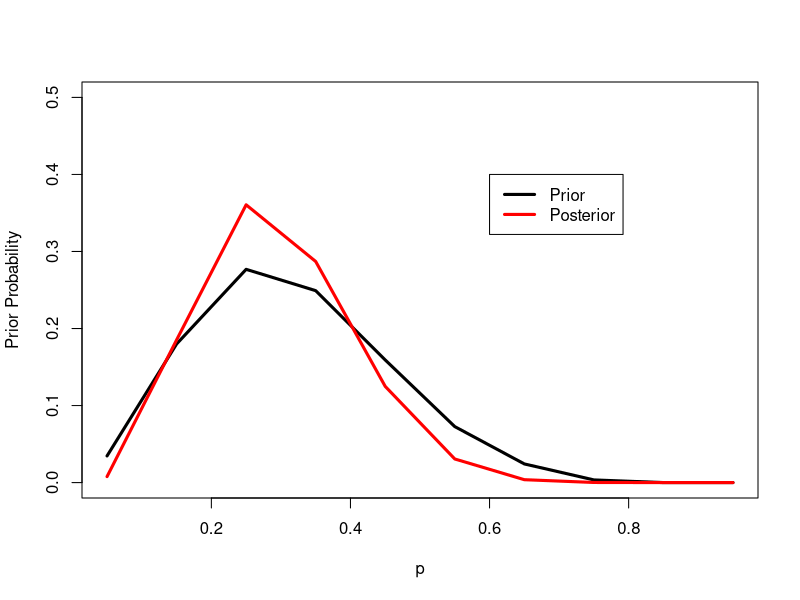
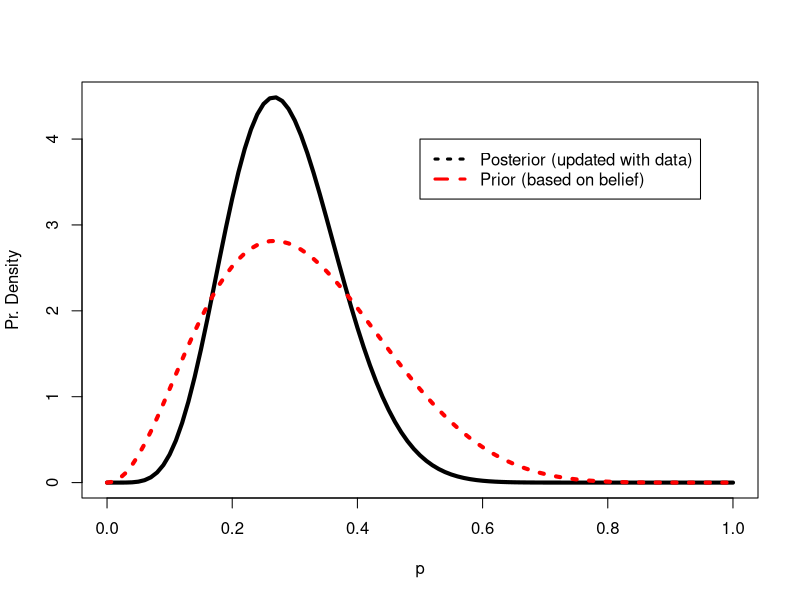
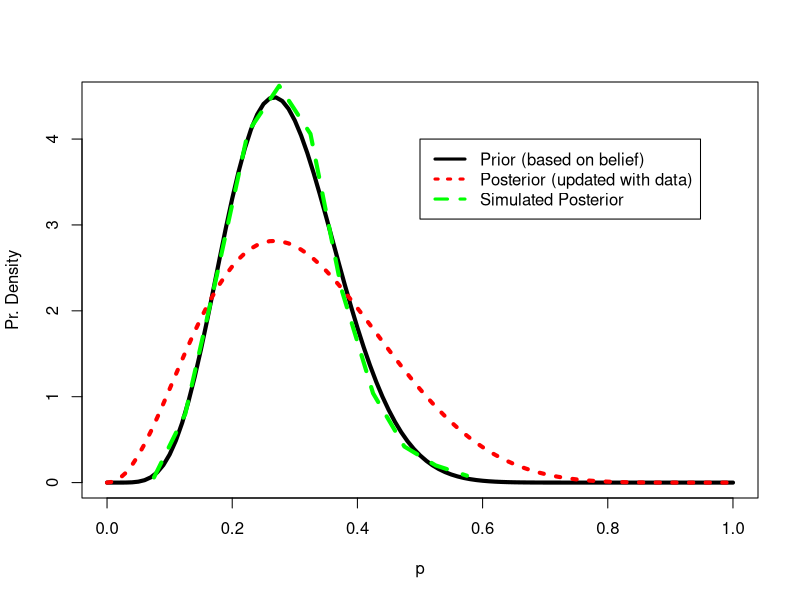
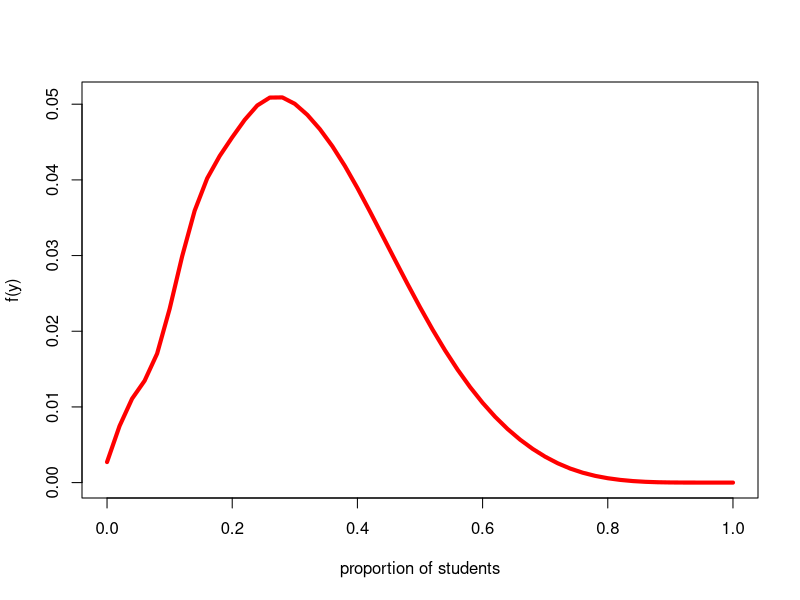
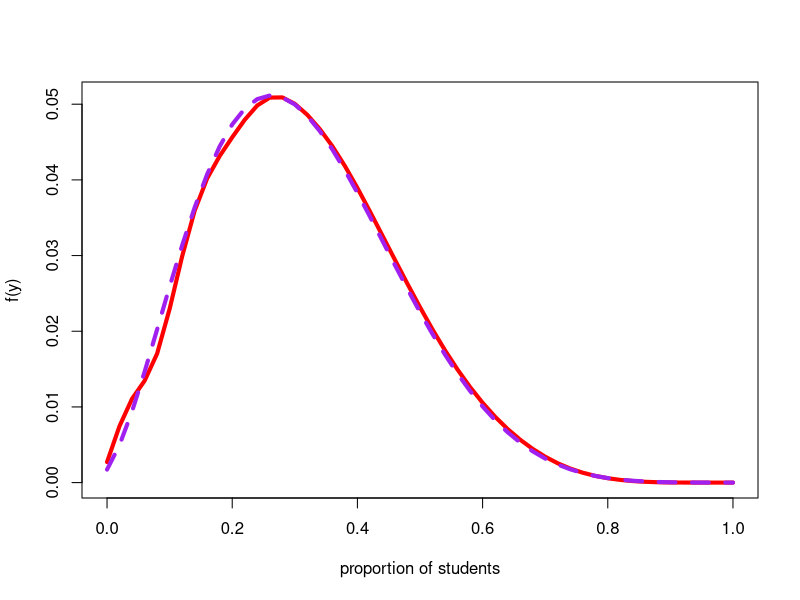
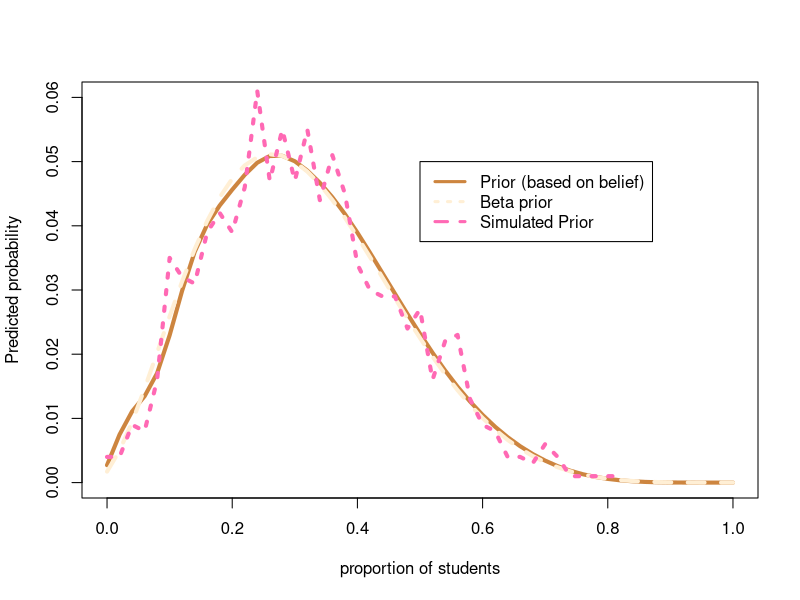
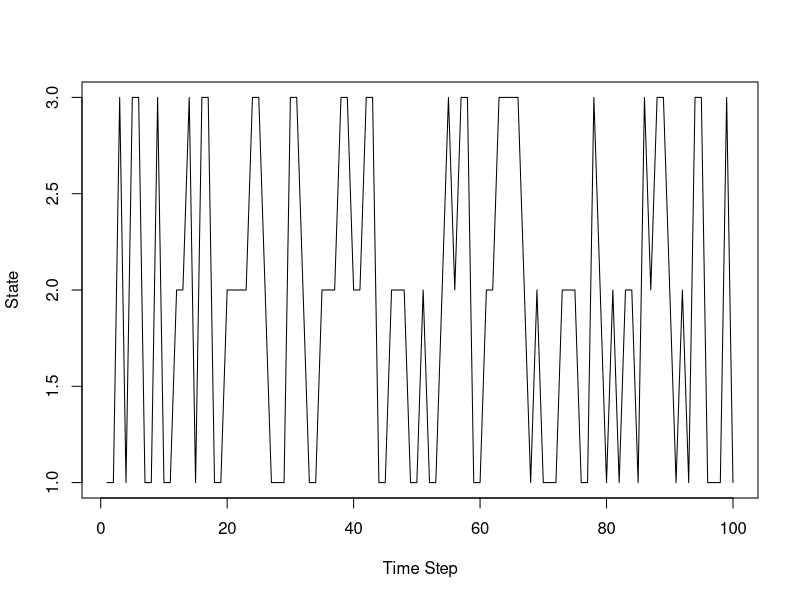
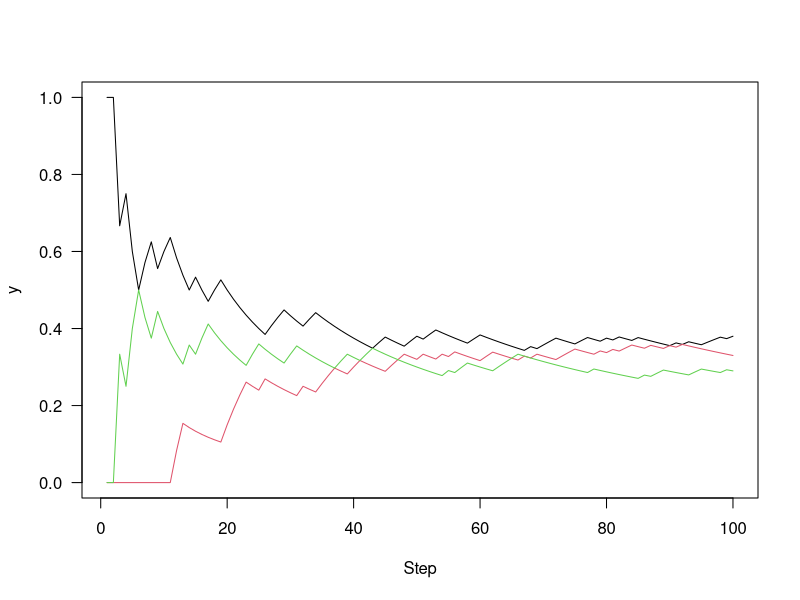

The R source for these figures, in order:
## ---- chunk 1
#vector of possible proportions
 p = seq(0.05, 0.95, by = 0.1)
## ---- chunk 2
prior = c(1, 5.2, 8, 7.2, 4.6, 2.1, 0.7, 0.1, 0, 0)
prior = prior/sum(prior)
## ---- chunk 3

s = 4 #number of successes
f = 11 #number of failures
data = c(s, f)

#defining a posterior distribution based on a Beta model

post = p^s * (1-p)^f
post = post/sum(post)
## ---- chunk 4
plot(p, prior, type = "l", ylab="Prior Probability", ylim=c(0,0.5), lwd=3)
lines(p, post, col='red', lwd=3)
legend(.6, .4, c("Prior", "Posterior"), col=c("black","red"), lwd=3)
## ---- chunk 5
install.packages("LearnBayes")
library(LearnBayes)
post = pdisc(p, prior, data)
## ---- chunk 6
#quantile on our DCF
quantile2=list(p=.9,x=.5) #90th percentile is .5
quantile1=list(p=.5,x=.3) #50th percentile is .3
## ---- chunk 7
beta.select(quantile1,quantile2)
## ---- chunk 8
#paramters (estimated) of our Beta distribution that we are using a model to our prior (to give use the likelihood)
a  = 3.26
b = 7.19

# use dbeta as the density of the beta distribution with shape parameters a+s and b+f, to give us the posterior
curve(dbeta(x,a+s,b+f), from=0, to=1, xlab="p",ylab="Pr. Density",lty=1,lwd=4)

#prior distribution (a,b)
curve(dbeta(x,a,b),add=TRUE,lty=3,lwd=4, col="red")

# add a legend
legend(.5,4,c("Posterior (updated with data)","Prior (based on belief)"), lty=c(3,2),lwd=c(3,3), col=c("black","red"))
## ---- chunk 9
1 - pbeta(0.5, a + s, b + f)
## ---- chunk 10
ps = rbeta(1000, a + s, b + f)
## ---- chunk 11
# use dbeta as the density of the beta distribution with shape parameters a+s and b+f
curve(dbeta(x,a+s,b+f), from=0, to=1, xlab="p",ylab="Pr. Density",lty=1,lwd=4)

#posterior distribution
curve(dbeta(x,a,b),add=TRUE,lty=3,lwd=4, col="red")

# get the histogram
h = hist(ps, plot=F)

lines(h$mids, h$density, lty=2,lwd=4, col="green")

# add a legend
legend(.5,4,c("Prior (based on belief)","Posterior (updated with data)","Simulated Posterior"),
       lty=c(1,3,2),lwd=c(3,3,3), col=c("black","red", "green"))

## ---- chunk 12
m=50 #future sample size m
ys=0:m #number of successes
pred=pdiscp(p, prior, m, ys) #vector of predictive probabilities

# make a plot of predicted probabilities vs proportion of students
plot(ys/m, pred, 'l', lwd=4, col="red", ylab="f(y)", xlab="proportion of students")
## ---- chunk 13
pred_beta = pbetap(c(a, b), m, ys)

# let's update our plot
plot(ys/m, pred, 'l', lwd=4, col="red", ylab="f(y)", xlab="proportion of students")
lines(ys/m, pred_beta, 'l', lwd=4, lty =2, col="purple") #gives very similar answers
## ---- chunk 14
pprime = rbeta(1000, a, b)
## ---- chunk 15
Ntrials = 50
y = rbinom(1000, Ntrials, pprime)
## ---- chunk 16
freq = table(y)
freq
## ---- chunk 17
#convert frequencies to probabilities
predprob = freq/sum(freq)

ysim=as.integer(names(freq))
## ---- chunk 18
cols = c("peru","papayawhip", "hotpink")

# let's update our plot again
plot(ys/m, pred, 'l', lwd=4, col=cols[1], ylab="Predicted probability", xlab="proportion of students", ylim=c(0,.06))
lines(ys/m, pred_beta, 'l', lwd=4, lty =2, col=cols[2])
lines(ysim/m, predprob, 'l', lwd=4, lty =3, col=cols[3])

# add a legend
legend(.5,.05,c("Prior (based on belief)","Beta prior","Simulated Prior"),
       lty=c(1,3,2),lwd=c(3,3,3), col=cols)

## ---- chunk 19
dist=cbind(ysim,predprob)
discint(dist, .95)

.956/m
27/m

## ---- chunk 20
P = rbind(c(.5,  .25, .25),
           c(.2,  .1,  .7),
           c(.25, .25, .5))
P
## ---- chunk 21
v = eigen(t(P), FALSE)$vectors[,1]
v = v/sum(v) # normalise eigenvector
## ---- chunk 22
run = function(i, P, n) {
    res = integer(n) #preallocate the array
    for (t in seq_len(n))
        res[[t]] = sample(nrow(P), 1, pr=P[i,]) #get random sample with certain probability
    res
}
## ---- chunk 23
samples = run(1, P, 100)
plot(samples, type="l", xlab="Time Step", ylab="State")
## ---- chunk 24
cum_mean = function(x){
  cumsum(x)/seq_along(x)
}
## ---- chunk 25
plot(cum_mean(samples == 1), type="l", ylim=c(0, 1),
     xlab="Step", ylab="y", las=1)
lines(cum_mean(samples == 2), col=2)
lines(cum_mean(samples == 3), col=3)
## ---- chunk 26
n = 5000
set.seed(1) #for reproducibility
samples = run(1, P, n)
plot(cum_mean(samples == 1), type="l", ylim=c(0, 1), log="x",
     xlab="Step", ylab="y", col=1)
lines(cum_mean(samples == 2), col=2)
lines(cum_mean(samples == 3), col=3)
abline(h=v, lty=2) #draw horizontal lines for steady state v
## ---- chunk 27
# get 100 random numbers from the exponential distribution
x = rexp(100)

# we're gonna run the simulation 10,000 times
Nsteps = 10000
# preallocate an output array
lambda = rep(0,Nsteps)

# start with a value of 1 
lambda[1] = cur_lambda <- 1  # Starting value
for (i in 1:Nsteps) {
   #propose a new lambda
   prop_lambda = runif(1,0,5)  #sample from uniform distribution
   #define the acceptance probability
   alpha = exp(sum(dexp(x,prop_lambda,log=TRUE)) - sum(dexp(x,cur_lambda,log=TRUE)))
   if (runif(1) < alpha) 
     # if accepted, set current lambda as prop lambda 
     cur_lambda = prop_lambda
     # and stash this lambda in lambda array
     lambda[i] = cur_lambda
}

hist(lambda)
## ---- chunk 28
p = 0.4
mu = c(-1, 2)
sd = c(.5, 2)

f = function(x)
    p     * dnorm(x, mu[1], sd[1]) +
    (1-p) * dnorm(x, mu[2], sd[2])
## ---- chunk 29
curve(f(x), col="red", -4, 8, n=301)
## ---- chunk 30
q = function(x) rnorm(1, x, 4)
## ---- chunk 31
# we're passing it a value for x, and 2 functions, f, and q
onestep = function(x, f, q) {
    ## Pick new point
    xp = q(x)
    ## Acceptance probability:
    alpha = min(1, f(xp) / f(x))
    ## Accept new point with probability alpha:
    if (runif(1) < alpha)
        x = xp
    ## Returning the point:
    x
}
## ---- chunk 32
#start with x
run = function(x, f, q, nsteps) {
    #return a matrix with nsteps rows, and the same number of columns as length(x)
    res = matrix(NA, nsteps, length(x))
    for (i in seq_len(nsteps))
        # we need to use an "assignment vector" to pass x to the function
        res[i,] = x <- onestep(x, f, q) 
    drop(res) #squeeze the dimensions to 1 level
}
## ---- chunk 33
start = -10
res = run(start, f, q, 1000)
## ---- chunk 34
plot(res, type="l", ylab="Parameter", xlab="Sample")
## ---- chunk 35
hist(res, 50, freq=FALSE, main="", ylim=c(0, .4), xlab="x", ylab="Probability density")

# add the curve
curve(f(x), add=TRUE, col="red", n=200)
## ---- chunk 36
set.seed(1)
longrun = run(start, f, q, 50000)

hist(longrun, 100, freq=FALSE, main="", ylim=c(0, .4),
     xlab="x", ylab="Probability density", col="grey")

curve(f(x) , add=TRUE, col="red", n=200)
## ---- chunk 37
wide = run(-10, f, function(x) rnorm(1, x,  33), 1000)
narrow = run(-10, f, function(x) rnorm(1, x,  .3), 1000)
## ---- chunk 38
plot(res, type="s", xpd=NA, ylab="Parameter", xlab="Sample",
     col="grey")
lines(wide, col="red")
lines(narrow, col="blue")
## ---- chunk 39
par(mfrow=c(1, 3), mar=c(4, 2, 3.5, .5))
acf(narrow, main="Small steps")
acf(res, main="Intermediate")
acf(wide, main="Large steps")
## ---- chunk 40
# The wolf pups dataset
x = c(5, 8, 7, 5, 3, 4, 3, 9, 5, 8, 5, 6, 5, 6, 4, 7)

hist(x, xlim=c(0,10))
## ---- chunk 41
#install.packages("VGAM")
library(VGAM)
#The Laplace distribution is not part of base R but is available in the VGAM package.
laplacef = function(pars) {sum(VGAM::dlaplace(x, pars[1], exp(pars[2]), log = TRUE))}
## ---- chunk 42
# we're passing it 1 function, f, an initializing vector, and number of time steps to run
allsteps_laplace = function(laplacef, inits, nsteps) {
  
    samples = matrix(NA, nrow = nsteps, ncol = length(inits))
    samples[1,] = inits  
    
    for(i in 2:nsteps) {
      #current log density
      curr_log_dens = laplacef(samples[i - 1, ])
      
      # pick a new point
      xp = samples[i - 1, ] + runif(length(inits), -0.5, 0.5)
      
      #acceptance probability (remember this is a logarithm)
      alpha = laplacef(xp)
      
      ## Accept new point with probability exp(alpha - current log density):
      if(runif(1) < exp(alpha - curr_log_dens)) {
        samples[i, ] = xp
      } else {
        samples[i, ] = samples[i - 1, ]
      }
    }
    #return the samples
    samples    
}
## ---- chunk 43
samples = allsteps_laplace(laplacef, inits = c(0,0), nsteps=1000)

par(mfrow=c(1,2))
# Plotting location MU
plot(samples[,1], type = "l", ylab = expression(Location ~ mu), col = "blue", xlab="step")

# Plotting shape B
plot(samples[,2], type = "l", ylab = "Shape, b", col = "blue", xlab="step")
## ---- chunk 44
mus = quantile(samples[250:1000,1], c(0.025, 0.5, 0.975))
mus
## ---- chunk 45
bs = quantile(samples[250:1000,2], c(0.025, 0.5, 0.975))
bs
## ---- chunk 46
hist(samples[250:1000], 50, freq=FALSE, main="", ylim=c(0,2), xlim=c(0, 10),
     xlab="x", ylab="Probability density")

# add the curve
curve(VGAM::dlaplace(x, mus[[2]], bs[[2]]), add=TRUE, col="red", n=200)
